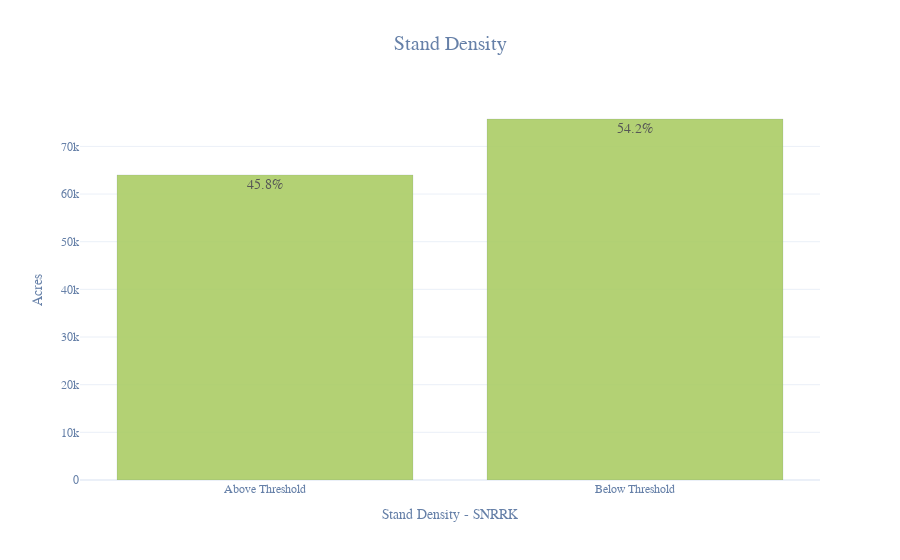

Notebook source saved alongside this figure:
### Code cell
raster_path = "stand_density_threshold_assessment"
# Describe the raster and get the attribute table
fields = [f.name for f in arcpy.ListFields(raster_path)]
rows = arcpy.da.SearchCursor(raster_path, fields)

# Build DataFrame
data = [list(row) for row in rows]
df = pd.DataFrame(data, columns=fields)


# define the target status based on the raster value
df["TargetStatus"] = df["Value"].map({
    1 : "Below Threshold",
    0 : "Above Threshold",
    -1: "N/A",
})
#group by target status and acres
df_grouped = df.groupby("TargetStatus")["Acres"].sum().reset_index()
# calculate percentage of acres in each target status
df_grouped["Percentage"] = (df_grouped["Acres"] / df_grouped["Acres"].sum()) * 100

# format the percentage column
df_grouped["Percentage"] = df_grouped["Percentage"].round(1)

# get copy for chart
df = df_grouped.copy()
# bar chart of target status by acres
fig = px.bar(df, x="TargetStatus", y="Acres", 
            text=df['Percentage'].astype(str) + '%',
            title="Stand Density",
            color_discrete_sequence=["#ABCD66", "#728944"],
            custom_data=["TargetStatus"]
            )
fig.update_traces(marker_line_color='rgb(8,48,107)',
                    marker_line_width=0.1, opacity=0.9,
                    textfont_size=14, textposition="inside",
                    hovertemplate="<br>".join(
                        ["<b>%{y:,.0f} acres</b> of the forested area are", 
                            "<i>%{customdata[0]}</i> for resilience"]
                    )
                    + "<extra></extra>",
            )
fig.update_layout(title_x=0.5, title_font_size=20,
                    uniformtext_minsize=8, uniformtext_mode='hide',
                    title_font_color='#6680a8',
                    xaxis_title="Stand Density - SNRRK",
                    yaxis_title="Acres",
                    hovermode="x unified",
                    template=template,
                    legend=dict(title_text='',
                                orientation="h",
                                yanchor="bottom",
                                y=1.02,
                                xanchor="right",
                                x=1),
                    legend_title_text='',
                    font_family=font,
                    font_color='#6680a8',
                    plot_bgcolor='white',
                    showlegend=True
                        )
# no legendd
fig.update_traces(showlegend=False)
fig.show()
# save to HTML
fig.write_html(config = {"displayModeBar": False},
               file="DataVisualizations/StandDensity_Chart_SNRRK.html", 
               full_html= False, 
               include_plotlyjs='cdn')

### Figure 1 — Plotly figure (JSON) as saved in the notebook; plotly's stock layout.template omitted (floating-point values rounded to 4 significant figures)
{"data": [{"customdata": [["Above Threshold"], ["Below Threshold"]], "hovertemplate": "<b>%{y:,.0f} acres</b> of the forested area are<br><i>%{customdata[0]}</i> for resilience<extra></extra>", "legendgroup": "", "marker": {"color": "#ABCD66", "line": {"color": "rgb(8,48,107)", "width": 0.1}, "pattern": {"shape": ""}}, "name": "", "opacity": 0.9, "orientation": "v", "showlegend": false, "text": ["45.8%", "54.2%"], "textfont": {"size": 14}, "textposition": "inside", "type": "bar", "x": ["Above Threshold", "Below Threshold"], "xaxis": "x", "y": [64010.0, 75740.0], "yaxis": "y"}], "layout": {"barmode": "relative", "font": {"color": "#6680a8", "family": "Calibri"}, "hovermode": "x unified", "legend": {"orientation": "h", "title": {"text": ""}, "tracegroupgap": 0, "x": 1, "xanchor": "right", "y": 1.02, "yanchor": "bottom"}, "plot_bgcolor": "white", "showlegend": true, "title": {"font": {"color": "#6680a8", "size": 20}, "text": "Stand Density", "x": 0.5}, "uniformtext": {"minsize": 8, "mode": "hide"}, "xaxis": {"anchor": "y", "domain": [0, 1], "title": {"text": "Stand Density - SNRRK"}}, "yaxis": {"anchor": "x", "domain": [0, 1], "title": {"text": "Acres"}}}}
